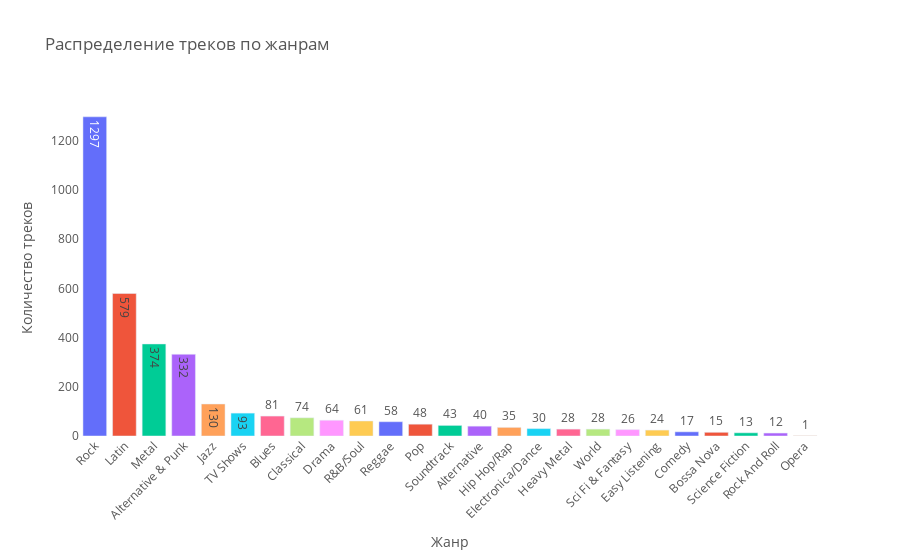

The cell this chart's notebook holds for it:
### Code cell
# 2 ex
fig = px.bar(
    df,
    x='genre_name',
    y='tracks_count',
    title='Распределение треков по жанрам',
    labels={'genre_name': 'Жанр', 'tracks_count': 'Количество треков'},
    color='genre_name',
    text='tracks_count'
)

fig.update_layout(
    xaxis_tickangle=-45,
    plot_bgcolor='rgba(255,255,255,1)',
    font=dict(color='#555555'),
    showlegend=False
)

fig.show()

### Figure 1 — Plotly figure (JSON) as saved in the notebook; plotly's stock layout.template omitted (floating-point values rounded to 4 significant figures)
{"data": [{"hovertemplate": "Жанр=%{x}<br>Количество треков=%{text}<extra></extra>", "legendgroup": "Rock", "marker": {"color": "#636efa", "pattern": {"shape": ""}}, "name": "Rock", "orientation": "v", "showlegend": true, "text": [1297.0], "textposition": "auto", "type": "bar", "x": ["Rock"], "xaxis": "x", "y": [1297], "yaxis": "y"}, {"hovertemplate": "Жанр=%{x}<br>Количество треков=%{text}<extra></extra>", "legendgroup": "Latin", "marker": {"color": "#EF553B", "pattern": {"shape": ""}}, "name": "Latin", "orientation": "v", "showlegend": true, "text": [579.0], "textposition": "auto", "type": "bar", "x": ["Latin"], "xaxis": "x", "y": [579], "yaxis": "y"}, {"hovertemplate": "Жанр=%{x}<br>Количество треков=%{text}<extra></extra>", "legendgroup": "Metal", "marker": {"color": "#00cc96", "pattern": {"shape": ""}}, "name": "Metal", "orientation": "v", "showlegend": true, "text": [374.0], "textposition": "auto", "type": "bar", "x": ["Metal"], "xaxis": "x", "y": [374], "yaxis": "y"}, {"hovertemplate": "Жанр=%{x}<br>Количество треков=%{text}<extra></extra>", "legendgroup": "Alternative & Punk", "marker": {"color": "#ab63fa", "pattern": {"shape": ""}}, "name": "Alternative & Punk", "orientation": "v", "showlegend": true, "text": [332.0], "textposition": "auto", "type": "bar", "x": ["Alternative & Punk"], "xaxis": "x", "y": [332], "yaxis": "y"}, {"hovertemplate": "Жанр=%{x}<br>Количество треков=%{text}<extra></extra>", "legendgroup": "Jazz", "marker": {"color": "#FFA15A", "pattern": {"shape": ""}}, "name": "Jazz", "orientation": "v", "showlegend": true, "text": [130.0], "textposition": "auto", "type": "bar", "x": ["Jazz"], "xaxis": "x", "y": [130], "yaxis": "y"}, {"hovertemplate": "Жанр=%{x}<br>Количество треков=%{text}<extra></extra>", "legendgroup": "TV Shows", "marker": {"color": "#19d3f3", "pattern": {"shape": ""}}, "name": "TV Shows", "orientation": "v", "showlegend": true, "text": [93.0], "textposition": "auto", "type": "bar", "x": ["TV Shows"], "xaxis": "x", "y": [93], "yaxis": "y"}, {"hovertemplate": "Жанр=%{x}<br>Количество треков=%{text}<extra></extra>", "legendgroup": "Blues", "marker": {"color": "#FF6692", "pattern": {"shape": ""}}, "name": "Blues", "orientation": "v", "showlegend": true, "text": [81.0], "textposition": "auto", "type": "bar", "x": ["Blues"], "xaxis": "x", "y": [81], "yaxis": "y"}, {"hovertemplate": "Жанр=%{x}<br>Количество треков=%{text}<extra></extra>", "legendgroup": "Classical", "marker": {"color": "#B6E880", "pattern": {"shape": ""}}, "name": "Classical", "orientation": "v", "showlegend": true, "text": [74.0], "textposition": "auto", "type": "bar", "x": ["Classical"], "xaxis": "x", "y": [74], "yaxis": "y"}, {"hovertemplate": "Жанр=%{x}<br>Количество треков=%{text}<extra></extra>", "legendgroup": "Drama", "marker": {"color": "#FF97FF", "pattern": {"shape": ""}}, "name": "Drama", "orientation": "v", "showlegend": true, "text": [64.0], "textposition": "auto", "type": "bar", "x": ["Drama"], "xaxis": "x", "y": [64], "yaxis": "y"}, {"hovertemplate": "Жанр=%{x}<br>Количество треков=%{text}<extra></extra>", "legendgroup": "R&B/Soul", "marker": {"color": "#FECB52", "pattern": {"shape": ""}}, "name": "R&B/Soul", "orientation": "v", "showlegend": true, "text": [61.0], "textposition": "auto", "type": "bar", "x": ["R&B/Soul"], "xaxis": "x", "y": [61], "yaxis": "y"}, {"hovertemplate": "Жанр=%{x}<br>Количество треков=%{text}<extra></extra>", "legendgroup": "Reggae", "marker": {"color": "#636efa", "pattern": {"shape": ""}}, "name": "Reggae", "orientation": "v", "showlegend": true, "text": [58.0], "textposition": "auto", "type": "bar", "x": ["Reggae"], "xaxis": "x", "y": [58], "yaxis": "y"}, {"hovertemplate": "Жанр=%{x}<br>Количество треков=%{text}<extra></extra>", "legendgroup": "Pop", "marker": {"color": "#EF553B", "pattern": {"shape": ""}}, "name": "Pop", "orientation": "v", "showlegend": true, "text": [48.0], "textposition": "auto", "type": "bar", "x": ["Pop"], "xaxis": "x", "y": [48], "yaxis": "y"}, {"hovertemplate": "Жанр=%{x}<br>Количество треков=%{text}<extra></extra>", "legendgroup": "Soundtrack", "marker": {"color": "#00cc96", "pattern": {"shape": ""}}, "name": "Soundtrack", "orientation": "v", "showlegend": true, "text": [43.0], "textposition": "auto", "type": "bar", "x": ["Soundtrack"], "xaxis": "x", "y": [43], "yaxis": "y"}, {"hovertemplate": "Жанр=%{x}<br>Количество треков=%{text}<extra></extra>", "legendgroup": "Alternative", "marker": {"color": "#ab63fa", "pattern": {"shape": ""}}, "name": "Alternative", "orientation": "v", "showlegend": true, "text": [40.0], "textposition": "auto", "type": "bar", "x": ["Alternative"], "xaxis": "x", "y": [40], "yaxis": "y"}, {"hovertemplate": "Жанр=%{x}<br>Количество треков=%{text}<extra></extra>", "legendgroup": "Hip Hop/Rap", "marker": {"color": "#FFA15A", "pattern": {"shape": ""}}, "name": "Hip Hop/Rap", "orientation": "v", "showlegend": true, "text": [35.0], "textposition": "auto", "type": "bar", "x": ["Hip Hop/Rap"], "xaxis": "x", "y": [35], "yaxis": "y"}, {"hovertemplate": "Жанр=%{x}<br>Количество треков=%{text}<extra></extra>", "legendgroup": "Electronica/Dance", "marker": {"color": "#19d3f3", "pattern": {"shape": ""}}, "name": "Electronica/Dance", "orientation": "v", "showlegend": true, "text": [30.0], "textposition": "auto", "type": "bar", "x": ["Electronica/Dance"], "xaxis": "x", "y": [30], "yaxis": "y"}, {"hovertemplate": "Жанр=%{x}<br>Количество треков=%{text}<extra></extra>", "legendgroup": "Heavy Metal", "marker": {"color": "#FF6692", "pattern": {"shape": ""}}, "name": "Heavy Metal", "orientation": "v", "showlegend": true, "text": [28.0], "textposition": "auto", "type": "bar", "x": ["Heavy Metal"], "xaxis": "x", "y": [28], "yaxis": "y"}, {"hovertemplate": "Жанр=%{x}<br>Количество треков=%{text}<extra></extra>", "legendgroup": "World", "marker": {"color": "#B6E880", "pattern": {"shape": ""}}, "name": "World", "orientation": "v", "showlegend": true, "text": [28.0], "textposition": "auto", "type": "bar", "x": ["World"], "xaxis": "x", "y": [28], "yaxis": "y"}, {"hovertemplate": "Жанр=%{x}<br>Количество треков=%{text}<extra></extra>", "legendgroup": "Sci Fi & Fantasy", "marker": {"color": "#FF97FF", "pattern": {"shape": ""}}, "name": "Sci Fi & Fantasy", "orientation": "v", "showlegend": true, "text": [26.0], "textposition": "auto", "type": "bar", "x": ["Sci Fi & Fantasy"], "xaxis": "x", "y": [26], "yaxis": "y"}, {"hovertemplate": "Жанр=%{x}<br>Количество треков=%{text}<extra></extra>", "legendgroup": "Easy Listening", "marker": {"color": "#FECB52", "pattern": {"shape": ""}}, "name": "Easy Listening", "orientation": "v", "showlegend": true, "text": [24.0], "textposition": "auto", "type": "bar", "x": ["Easy Listening"], "xaxis": "x", "y": [24], "yaxis": "y"}, {"hovertemplate": "Жанр=%{x}<br>Количество треков=%{text}<extra></extra>", "legendgroup": "Comedy", "marker": {"color": "#636efa", "pattern": {"shape": ""}}, "name": "Comedy", "orientation": "v", "showlegend": true, "text": [17.0], "textposition": "auto", "type": "bar", "x": ["Comedy"], "xaxis": "x", "y": [17], "yaxis": "y"}, {"hovertemplate": "Жанр=%{x}<br>Количество треков=%{text}<extra></extra>", "legendgroup": "Bossa Nova", "marker": {"color": "#EF553B", "pattern": {"shape": ""}}, "name": "Bossa Nova", "orientation": "v", "showlegend": true, "text": [15.0], "textposition": "auto", "type": "bar", "x": ["Bossa Nova"], "xaxis": "x", "y": [15], "yaxis": "y"}, {"hovertemplate": "Жанр=%{x}<br>Количество треков=%{text}<extra></extra>", "legendgroup": "Science Fiction", "marker": {"color": "#00cc96", "pattern": {"shape": ""}}, "name": "Science Fiction", "orientation": "v", "showlegend": true, "text": [13.0], "textposition": "auto", "type": "bar", "x": ["Science Fiction"], "xaxis": "x", "y": [13], "yaxis": "y"}, {"hovertemplate": "Жанр=%{x}<br>Количество треков=%{text}<extra></extra>", "legendgroup": "Rock And Roll", "marker": {"color": "#ab63fa", "pattern": {"shape": ""}}, "name": "Rock And Roll", "orientation": "v", "showlegend": true, "text": [12.0], "textposition": "auto", "type": "bar", "x": ["Rock And Roll"], "xaxis": "x", "y": [12], "yaxis": "y"}, {"hovertemplate": "Жанр=%{x}<br>Количество треков=%{text}<extra></extra>", "legendgroup": "Opera", "marker": {"color": "#FFA15A", "pattern": {"shape": ""}}, "name": "Opera", "orientation": "v", "showlegend": true, "text": [1.0], "textposition": "auto", "type": "bar", "x": ["Opera"], "xaxis": "x", "y": [1], "yaxis": "y"}], "layout": {"barmode": "relative", "font": {"color": "#555555"}, "legend": {"title": {"text": "Жанр"}, "tracegroupgap": 0}, "plot_bgcolor": "rgba(255,255,255,1)", "showlegend": false, "title": {"text": "Распределение треков по жанрам"}, "xaxis": {"anchor": "y", "categoryarray": ["Rock", "Latin", "Metal", "Alternative & Punk", "Jazz", "TV Shows", "Blues", "Classical", "Drama", "R&B/Soul", "Reggae", "Pop", "Soundtrack", "Alternative", "Hip Hop/Rap", "Electronica/Dance", "Heavy Metal", "World", "Sci Fi & Fantasy", "Easy Listening", "Comedy", "Bossa Nova", "Science Fiction", "Rock And Roll", "Opera"], "categoryorder": "array", "domain": [0, 1], "tickangle": -45, "title": {"text": "Жанр"}}, "yaxis": {"anchor": "x", "domain": [0, 1], "title": {"text": "Количество треков"}}}}
